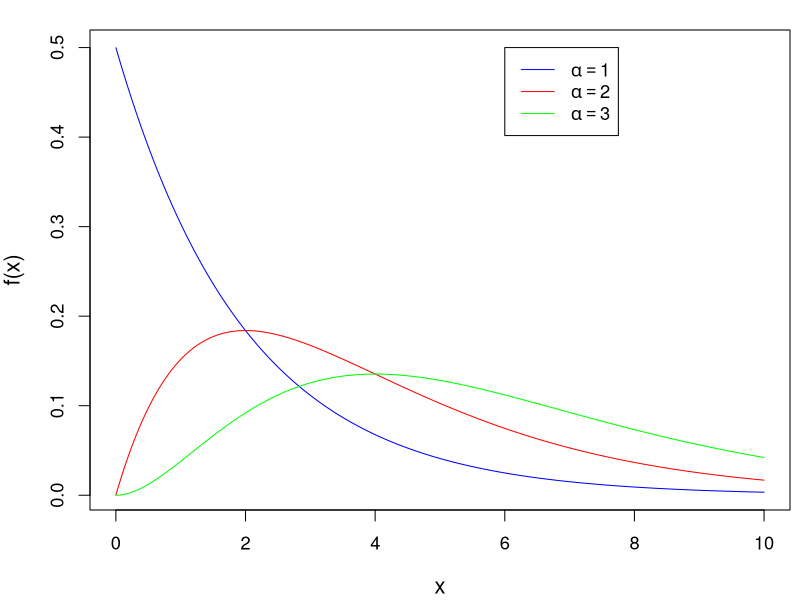
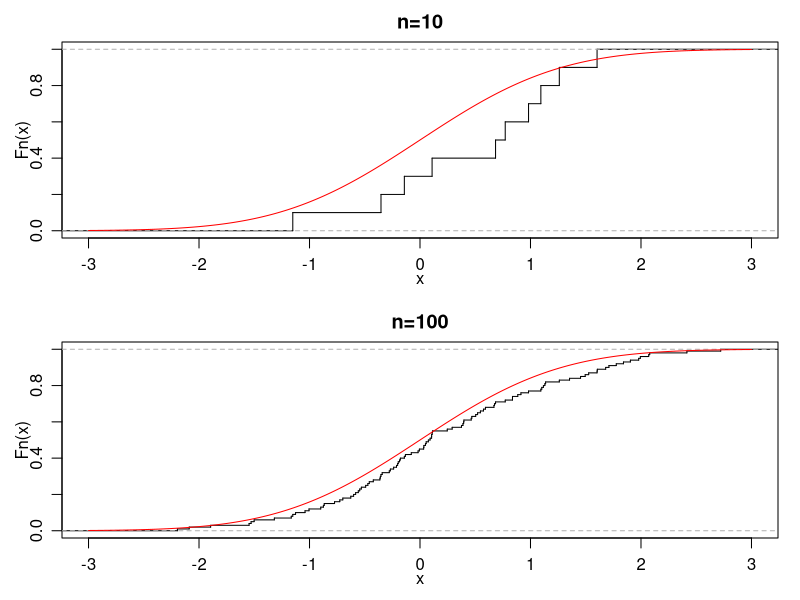

Source code (R) for these figures, in order:
## ---- chunk 1
x = seq(0.001,10,length = 10000) #生成横坐标值
lambda = 0.5
alpha = 1
y = dgamma(x,shape=alpha,rate = lambda) #计算相应的密度值
par(mai=c(0.9,0.9,0.3,0.1),cex=1.1) #调整图像边缘空白处大小，初学者可不用设置
plot(x,y,type="l",ylab = "f(x)",col="blue",cex.lab=1.2)

#画第二组参数的图像
alpha = 2
y = dgamma(x,shape=alpha,rate = lambda)
lines(x,y,col="red") #此次通过lines命令画第二组参数的图，若用plot命令则输出一副新的图像，而不是在上一幅图基础上叠加

#画第三组参数的图像
alpha = 3
y = dgamma(x,shape=alpha,rate = lambda)
lines(x,y,col="green")

#画出相应的标注，即图中的小矩形
expr1 = expression(alpha==1) #此命令用于希腊字母的转化
expr2 = expression(alpha==2)
expr3 = expression(alpha==3)
legend(6,0.5,legend=c(expr1,expr2,expr3),col=c("blue","red","green"),lty = c(1,1,1))
## ---- chunk 2
x = rnorm(100) #生成100个标准正态的样本
Fn1 = ecdf(x[1:10]) #计算前10个样本对应的经验分布函数
Fn2 = ecdf(x[1:100]) #计算前100个样本对应的经验分布函数

#计算标准正态分布函数
t = seq(-3,3,by=0.01) #横坐标
y = pnorm(t) #相应的分布函数值

#mfrow表示生成两行一列的图，后面的两个参数用于调整页边距，初学者可不用设置
#最终输出一幅图，包含两幅子图
par(mfrow=c(2,1),mgp=c(1.5,0.8,0),mar=.1+c(3,3,2,1)) 

# 第一幅子图
plot(Fn1,verticals=TRUE,do.points=FALSE,main="n=10",xlim=c(-3,3)) #画经验分布函数
lines(t,y,col="red") #画真实的正态分布函数图像

# 第二幅子图
plot(Fn2,verticals=TRUE,do.points=FALSE,main="n=100",xlim=c(-3,3)) #画经验分布函数
lines(t,y,col="red") #画真实的正态分布函数图像
